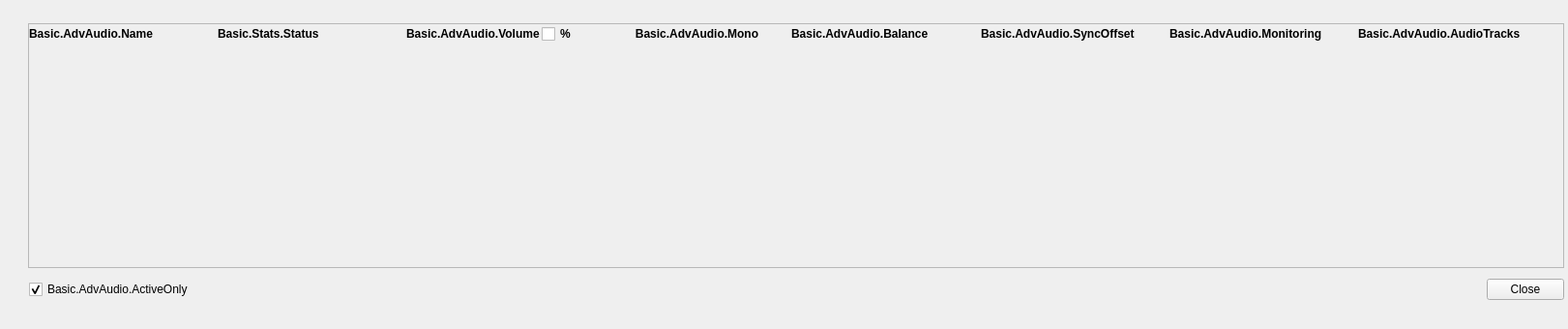
<?xml version="1.0" encoding="UTF-8"?>
<ui version="4.0">
 <class>OBSAdvAudio</class>
 <widget class="QWidget" name="OBSAdvAudio">
  <property name="geometry">
   <rect>
    <x>0</x>
    <y>0</y>
    <width>1621</width>
    <height>340</height>
   </rect>
  </property>
  <property name="sizePolicy">
   <sizepolicy hsizetype="Preferred" vsizetype="Preferred">
    <horstretch>0</horstretch>
    <verstretch>0</verstretch>
   </sizepolicy>
  </property>
  <property name="contextMenuPolicy">
   <enum>Qt::CustomContextMenu</enum>
  </property>
  <property name="windowTitle">
   <string>Basic.AdvAudio</string>
  </property>
  <property name="sizeGripEnabled" stdset="0">
   <bool>false</bool>
  </property>
  <layout class="QGridLayout" name="gridLayout">
   <property name="leftMargin">
    <number>29</number>
   </property>
   <property name="topMargin">
    <number>24</number>
   </property>
   <property name="rightMargin">
    <number>4</number>
   </property>
   <property name="bottomMargin">
    <number>30</number>
   </property>
   <property name="verticalSpacing">
    <number>11</number>
   </property>
   <item row="1" column="0">
    <layout class="QHBoxLayout" name="horizontalLayout">
     <property name="spacing">
      <number>7</number>
     </property>
     <property name="leftMargin">
      <number>1</number>
     </property>
     <item>
      <widget class="PLSCheckBox" name="activeOnly">
       <property name="text">
        <string>Basic.AdvAudio.ActiveOnly</string>
       </property>
       <property name="checked">
        <bool>true</bool>
       </property>
      </widget>
     </item>
     <item>
      <spacer name="horizontalSpacer">
       <property name="orientation">
        <enum>Qt::Horizontal</enum>
       </property>
       <property name="sizeHint" stdset="0">
        <size>
         <width>40</width>
         <height>20</height>
        </size>
       </property>
      </spacer>
     </item>
     <item>
      <widget class="QPushButton" name="closeButton">
       <property name="text">
        <string>Close</string>
       </property>
      </widget>
     </item>
    </layout>
   </item>
   <item row="0" column="0">
    <widget class="QScrollArea" name="scrollArea">
     <property name="sizePolicy">
      <sizepolicy hsizetype="Expanding" vsizetype="Expanding">
       <horstretch>0</horstretch>
       <verstretch>0</verstretch>
      </sizepolicy>
     </property>
     <property name="lineWidth">
      <number>0</number>
     </property>
     <property name="sizeAdjustPolicy">
      <enum>QAbstractScrollArea::AdjustToContents</enum>
     </property>
     <property name="widgetResizable">
      <bool>true</bool>
     </property>
     <widget class="QWidget" name="scrollAreaWidgetContents">
      <property name="geometry">
       <rect>
        <x>0</x>
        <y>0</y>
        <width>1712</width>
        <height>222</height>
       </rect>
      </property>
      <layout class="QGridLayout" name="gridLayout_3">
       <property name="leftMargin">
        <number>0</number>
       </property>
       <property name="topMargin">
        <number>0</number>
       </property>
       <property name="rightMargin">
        <number>0</number>
       </property>
       <property name="bottomMargin">
        <number>0</number>
       </property>
       <property name="spacing">
        <number>0</number>
       </property>
       <item row="0" column="0">
        <layout class="QVBoxLayout" name="verticalLayout">
         <property name="spacing">
          <number>0</number>
         </property>
         <property name="leftMargin">
          <number>0</number>
         </property>
         <property name="topMargin">
          <number>0</number>
         </property>
         <property name="rightMargin">
          <number>4</number>
         </property>
         <property name="bottomMargin">
          <number>4</number>
         </property>
         <item>
          <layout class="QGridLayout" name="mainLayout">
           <property name="rightMargin">
            <number>13</number>
           </property>
           <property name="verticalSpacing">
            <number>10</number>
           </property>
           <item row="0" column="1">
            <widget class="QLabel" name="label_7">
             <property name="sizePolicy">
              <sizepolicy hsizetype="Preferred" vsizetype="Preferred">
               <horstretch>0</horstretch>
               <verstretch>0</verstretch>
              </sizepolicy>
             </property>
             <property name="font">
              <font>
               <weight>75</weight>
               <bold>true</bold>
              </font>
             </property>
             <property name="text">
              <string>Basic.Stats.Status</string>
             </property>
            </widget>
           </item>
           <item row="0" column="7">
            <widget class="QLabel" name="label_5">
             <property name="font">
              <font>
               <weight>75</weight>
               <bold>true</bold>
              </font>
             </property>
             <property name="text">
              <string>Basic.AdvAudio.AudioTracks</string>
             </property>
            </widget>
           </item>
           <item row="0" column="0">
            <widget class="QLabel" name="label">
             <property name="font">
              <font>
               <weight>75</weight>
               <bold>true</bold>
              </font>
             </property>
             <property name="lineWidth">
              <number>0</number>
             </property>
             <property name="text">
              <string>Basic.AdvAudio.Name</string>
             </property>
            </widget>
           </item>
           <item row="0" column="4">
            <widget class="QLabel" name="label_2">
             <property name="font">
              <font>
               <weight>75</weight>
               <bold>true</bold>
              </font>
             </property>
             <property name="text">
              <string>Basic.AdvAudio.Balance</string>
             </property>
            </widget>
           </item>
           <item row="0" column="5">
            <widget class="QLabel" name="label_4">
             <property name="font">
              <font>
               <weight>75</weight>
               <bold>true</bold>
              </font>
             </property>
             <property name="text">
              <string>Basic.AdvAudio.SyncOffset</string>
             </property>
            </widget>
           </item>
           <item row="0" column="2">
            <widget class="QWidget" name="widget" native="true">
             <layout class="QGridLayout" name="gridLayout_2">
              <property name="leftMargin">
               <number>0</number>
              </property>
              <property name="topMargin">
               <number>0</number>
              </property>
              <property name="rightMargin">
               <number>0</number>
              </property>
              <property name="bottomMargin">
               <number>0</number>
              </property>
              <property name="spacing">
               <number>0</number>
              </property>
              <item row="0" column="0">
               <layout class="QHBoxLayout" name="horizontalLayout_2">
                <property name="spacing">
                 <number>2</number>
                </property>
                <item alignment="Qt::AlignLeft">
                 <widget class="QLabel" name="label_9">
                  <property name="font">
                   <font>
                    <weight>75</weight>
                    <bold>true</bold>
                   </font>
                  </property>
                  <property name="text">
                   <string>Basic.AdvAudio.Volume</string>
                  </property>
                  <property name="alignment">
                   <set>Qt::AlignLeading|Qt::AlignLeft|Qt::AlignVCenter</set>
                  </property>
                 </widget>
                </item>
                <item alignment="Qt::AlignLeft">
                 <widget class="PLSCheckBox" name="usePercent">
                  <property name="font">
                   <font>
                    <weight>75</weight>
                    <bold>true</bold>
                   </font>
                  </property>
                  <property name="text">
                   <string>%</string>
                  </property>
                 </widget>
                </item>
                <item>
                 <spacer name="horizontalSpacer_3">
                  <property name="orientation">
                   <enum>Qt::Horizontal</enum>
                  </property>
                  <property name="sizeType">
                   <enum>QSizePolicy::Minimum</enum>
                  </property>
                  <property name="sizeHint" stdset="0">
                   <size>
                    <width>27</width>
                    <height>0</height>
                   </size>
                  </property>
                 </spacer>
                </item>
               </layout>
              </item>
             </layout>
            </widget>
           </item>
           <item row="0" column="3">
            <widget class="QLabel" name="label_3">
             <property name="sizePolicy">
              <sizepolicy hsizetype="Minimum" vsizetype="Preferred">
               <horstretch>0</horstretch>
               <verstretch>0</verstretch>
              </sizepolicy>
             </property>
             <property name="font">
              <font>
               <weight>75</weight>
               <bold>true</bold>
              </font>
             </property>
             <property name="text">
              <string>Basic.AdvAudio.Mono</string>
             </property>
             <property name="alignment">
              <set>Qt::AlignCenter</set>
             </property>
            </widget>
           </item>
           <item row="0" column="6">
            <widget class="QLabel" name="label_6">
             <property name="font">
              <font>
               <weight>75</weight>
               <bold>true</bold>
              </font>
             </property>
             <property name="text">
              <string>Basic.AdvAudio.Monitoring</string>
             </property>
            </widget>
           </item>
          </layout>
         </item>
         <item>
          <spacer name="verticalSpacer">
           <property name="orientation">
            <enum>Qt::Vertical</enum>
           </property>
           <property name="sizeHint" stdset="0">
            <size>
             <width>20</width>
             <height>40</height>
            </size>
           </property>
          </spacer>
         </item>
        </layout>
       </item>
      </layout>
     </widget>
    </widget>
   </item>
  </layout>
 </widget>
 <customwidgets>
  <customwidget>
   <class>PLSCheckBox</class>
   <extends>QCheckBox</extends>
   <header>PLSCheckBox.h</header>
  </customwidget>
 </customwidgets>
 <resources/>
 <connections>
  <connection>
   <sender>closeButton</sender>
   <signal>clicked()</signal>
   <receiver>OBSAdvAudio</receiver>
   <slot>close()</slot>
   <hints>
    <hint type="sourcelabel">
     <x>1286</x>
     <y>474</y>
    </hint>
    <hint type="destinationlabel">
     <x>672</x>
     <y>250</y>
    </hint>
   </hints>
  </connection>
 </connections>
</ui>
